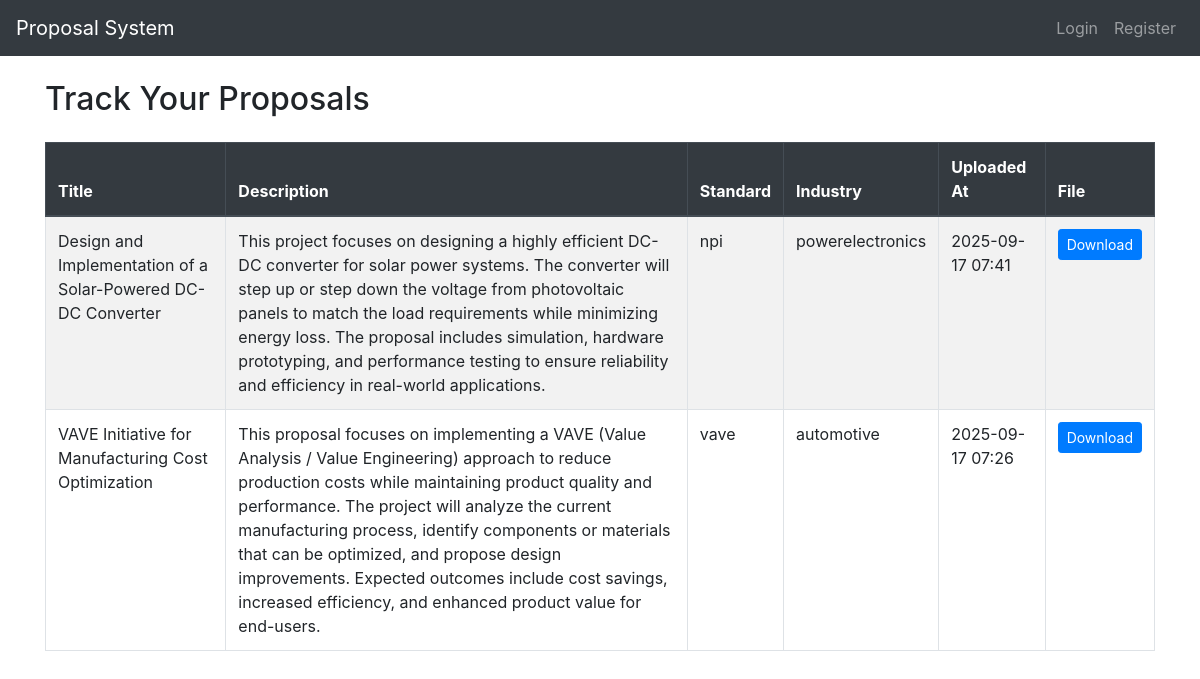
Before: /track (signed in) with the older database file.
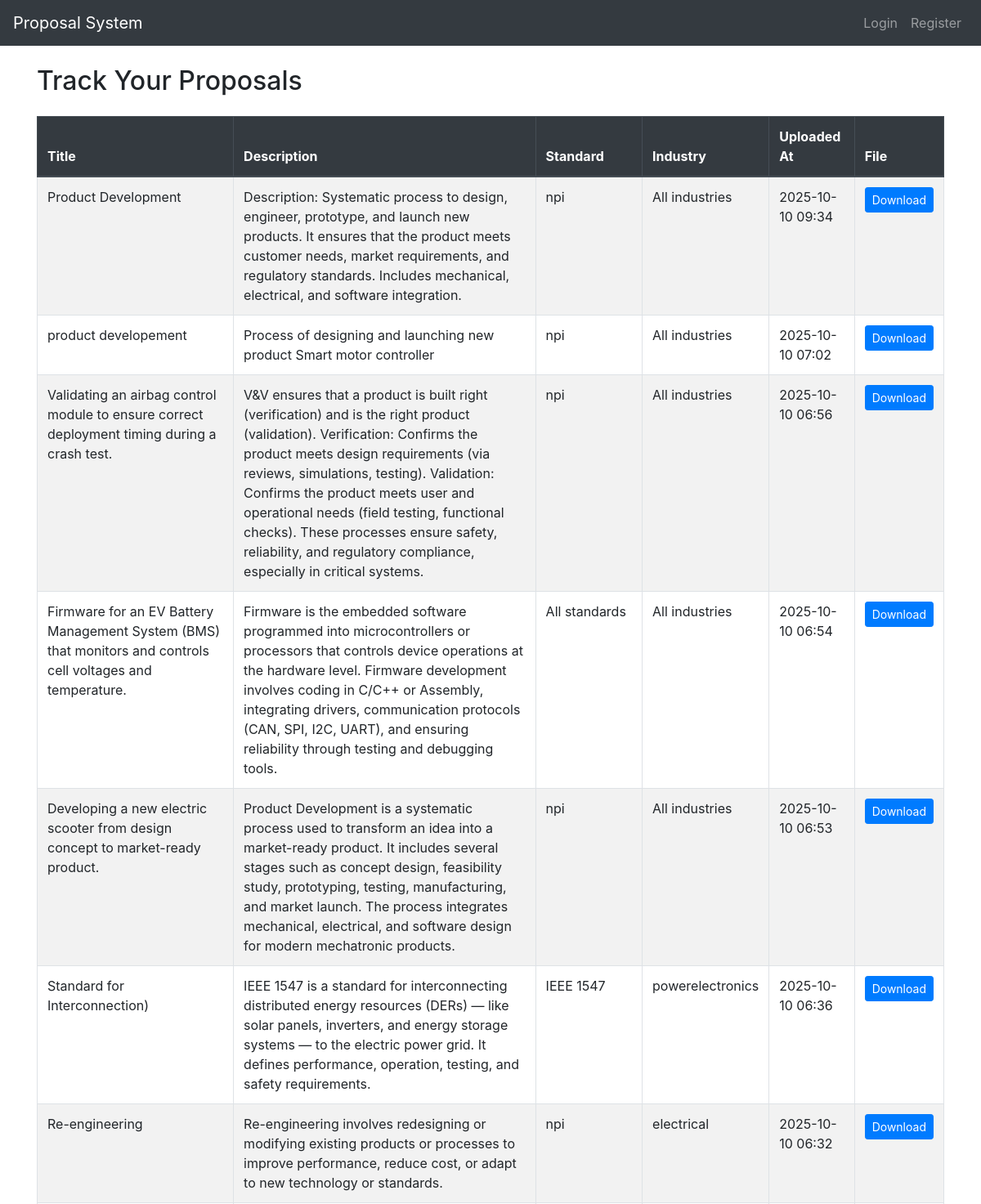
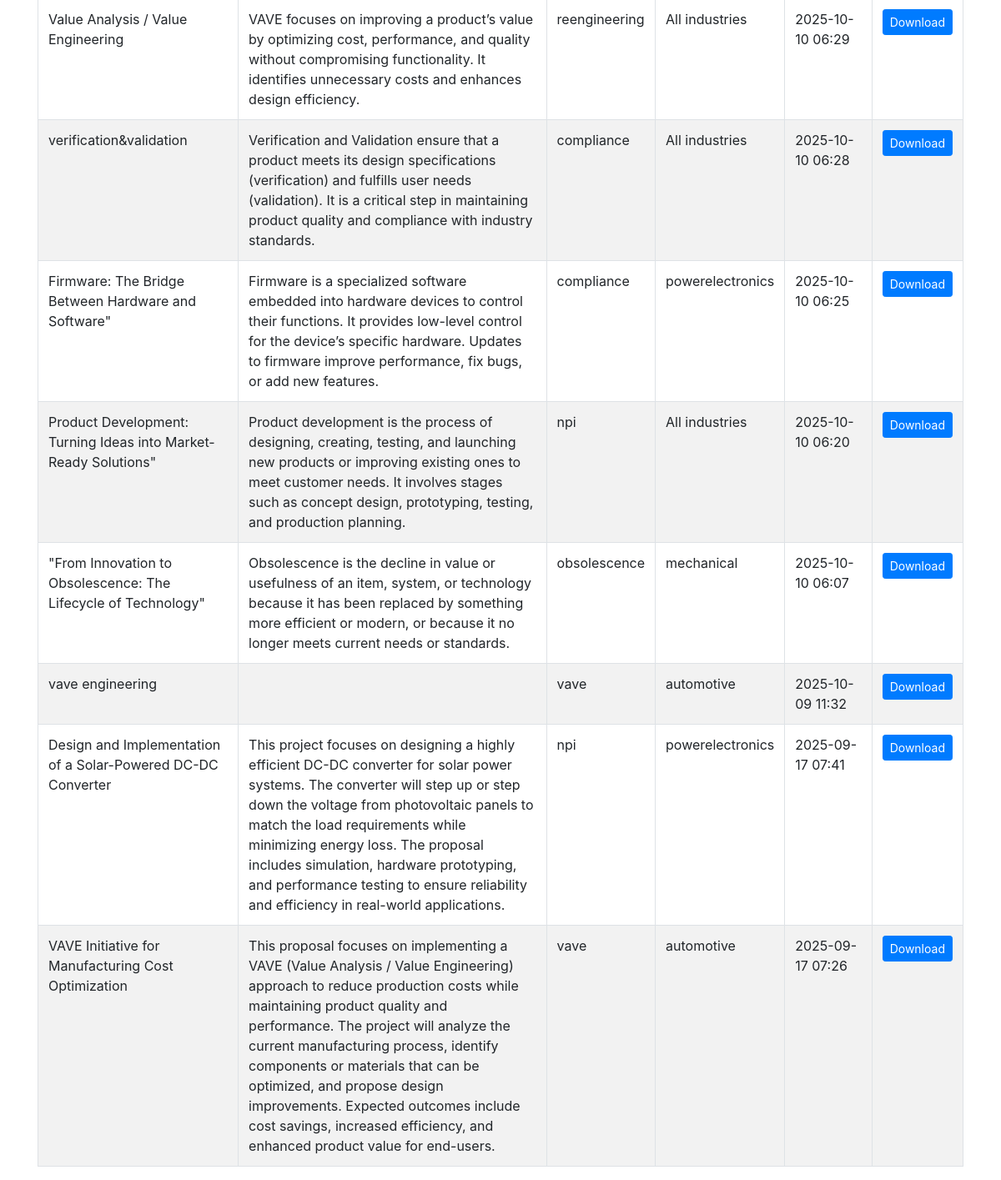
After: the same page with the newer database file (2 pictures, top to bottom).
### newapp.py (models this page shows)
class Proposal(db.Model):
    __tablename__ = 'proposals'
    id = db.Column(db.Integer, primary_key=True)
    title = db.Column(db.String(150), nullable=False)
    description = db.Column(db.Text, nullable=True)
    standard = db.Column(db.String(100), nullable=True)
    industry = db.Column(db.String(100), nullable=True)
    filename = db.Column(db.String(200), nullable=True)
    uploaded_at = db.Column(db.DateTime, default=datetime.utcnow)
    user_id = db.Column(db.Integer, db.ForeignKey('users.id'), nullable=False)

### newapp.py (the view)
    @app.route('/track')
    @login_required
    def track():
        user_proposals = Proposal.query.filter_by(user_id=current_user.id).order_by(Proposal.uploaded_at.desc()).all()
        return render_template('track.html', proposals=user_proposals)

### templates/track.html (shortened to what this page needs)
{% extends "base.html" %}
{% block content %}
<h2 class="mt-4 mb-4">Track Your Proposals</h2>
{% if proposals %}
    <table class="table table-bordered table-striped">
        <thead class="thead-dark">
            <tr>
                <th>Title</th>
                <th>Description</th>
                <th>Standard</th>
                <th>Industry</th>
                <th>Uploaded At</th>
                <th>File</th>
            </tr>
        </thead>
        <tbody>
            {% for proposal in proposals %}
                <tr>
                    <td>{{ proposal.title }}</td>
                    <td>{{ proposal.description }}</td>
                    <td>{{ proposal.standard }}</td>
                    <td>{{ proposal.industry }}</td>
                    <td>{{ proposal.uploaded_at.strftime('%Y-%m-%d %H:%M') }}</td>
                    <td>
                        {% if proposal.filename %}
                            <a href="{{ url_for('download', proposal_id=proposal.id) }}" class="btn btn-sm btn-primary">Download</a>
                        {% else %}
                            N/A
                        {% endif %}
                    </td>
                </tr>
            {% endfor %}
        </tbody>
    </table>
{% else %}
    <p>No proposals uploaded yet.</p>
{% endif %}
{% endblock %}

### templates/base.html (shortened to what this page needs)
<!DOCTYPE html>
<html lang="en">
<head>
    <link rel="stylesheet" href="https://stackpath.bootstrapcdn.com/bootstrap/4.5.2/css/bootstrap.min.css">
</head>
<body>
<nav class="navbar navbar-expand-lg navbar-dark bg-dark">
  <a class="navbar-brand" href="{{ url_for('home') }}">Proposal System</a>
  <ul class="navbar-nav ml-auto">
    {% if session.get('user_id') %}
      <li class="nav-item"><a class="nav-link" href="{{ url_for('dashboard') }}">Dashboard</a></li>
      <li class="nav-item"><a class="nav-link" href="{{ url_for('logout') }}">Logout</a></li>
    {% else %}
      <li class="nav-item"><a class="nav-link" href="{{ url_for('login') }}">Login</a></li>
      <li class="nav-item"><a class="nav-link" href="{{ url_for('register') }}">Register</a></li>
    {% endif %}
  </ul>
</nav>
<div class="container">
    {% block content %}{% endblock %}
</div>
</body>
</html>

Changed rows visible on the page:
added Proposal: title "Product Development", description "Description: Systematic process to design, engineer, prototype, and launch new products. It ensures that the product meets customer needs, market requirements, and regulatory standards. Includes mechanical, electrical, and software integration.", standard "npi", industry "All industries", uploaded_at "2025-10-10 09:34"
added Proposal: title "product developement", description "Process of designing and launching new product Smart motor controller", standard "npi", industry "All industries", uploaded_at "2025-10-10 07:02"
added Proposal: title "Validating an airbag control module to ensure correct deployment timing during a crash test.", description "V&V ensures that a product is built right (verification) and is the right product (validation). Verification: Confirms the product meets design requirements (via reviews, simulations, testing). Validation: Confirms the product meets user and operational needs (field testing, functional checks). These processes ensure safety, reliability, and regulatory compliance, especially in critical systems.", standard "npi", industry "All industries", uploaded_at "2025-10-10 06:56"
added Proposal: title "Firmware for an EV Battery Management System (BMS) that monitors and controls cell voltages and temperature.", description "Firmware is the embedded software programmed into microcontrollers or processors that controls device operations at the hardware level. Firmware development involves coding in C/C++ or Assembly, integrating drivers, communication protocols (CAN, SPI, I2C, UART), and ensuring reliability through testing and debugging tools.", standard "All standards", industry "All industries", uploaded_at "2025-10-10 06:54"
added Proposal: title "Developing a new electric scooter from design concept to market-ready product.", description "Product Development is a systematic process used to transform an idea into a market-ready product. It includes several stages such as concept design, feasibility study, prototyping, testing, manufacturing, and market launch. The process integrates mechanical, electrical, and software design for modern mechatronic products.", standard "npi", industry "All industries", uploaded_at "2025-10-10 06:53"
added Proposal: title "Standard for Interconnection)", description "IEEE 1547 is a standard for interconnecting distributed energy resources (DERs) — like solar panels, inverters, and energy storage systems — to the electric power grid. It defines performance, operation, testing, and safety requirements.", standard "IEEE 1547", industry "powerelectronics", uploaded_at "2025-10-10 06:36"
added Proposal: title "Re-engineering", description "Re-engineering involves redesigning or modifying existing products or processes to improve performance, reduce cost, or adapt to new technology or standards.", standard "npi", industry "electrical", uploaded_at "2025-10-10 06:32"
added Proposal: title "Value Analysis / Value Engineering", description "VAVE focuses on improving a product’s value by optimizing cost, performance, and quality without compromising functionality. It identifies unnecessary costs and enhances design efficiency.", standard "reengineering", industry "All industries", uploaded_at "2025-10-10 06:29"
added Proposal: title "verification&validation", description "Verification and Validation ensure that a product meets its design specifications (verification) and fulfills user needs (validation). It is a critical step in maintaining product quality and compliance with industry standards.", standard "compliance", industry "All industries", uploaded_at "2025-10-10 06:28"
added Proposal: title "Firmware: The Bridge Between Hardware and Software\"", description "Firmware is a specialized software embedded into hardware devices to control their functions. It provides low-level control for the device’s specific hardware. Updates to firmware improve performance, fix bugs, or add new features.", standard "compliance", industry "powerelectronics", uploaded_at "2025-10-10 06:25"
added Proposal: title "Product Development: Turning Ideas into Market-Ready Solutions\"", description "Product development is the process of designing, creating, testing, and launching new products or improving existing ones to meet customer needs. It involves stages such as concept design, prototyping, testing, and production planning.", standard "npi", industry "All industries", uploaded_at "2025-10-10 06:20"
added Proposal: title "\"From Innovation to Obsolescence: The Lifecycle of Technology\"", description "Obsolescence is the decline in value or usefulness of an item, system, or technology because it has been replaced by something more efficient or modern, or because it no longer meets current needs or standards.", standard "obsolescence", industry "mechanical", uploaded_at "2025-10-10 06:07"
added Proposal: title "vave engineering", standard "vave", industry "automotive", uploaded_at "2025-10-09 11:32"
